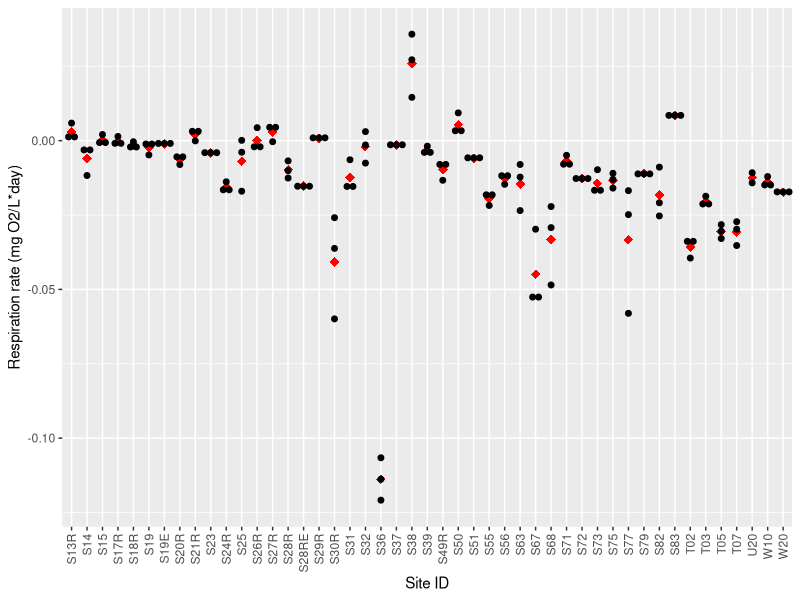
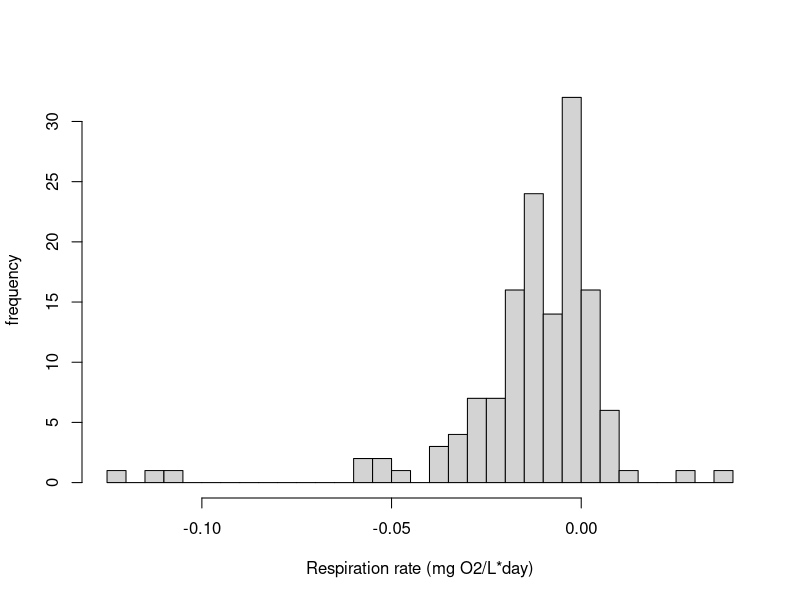
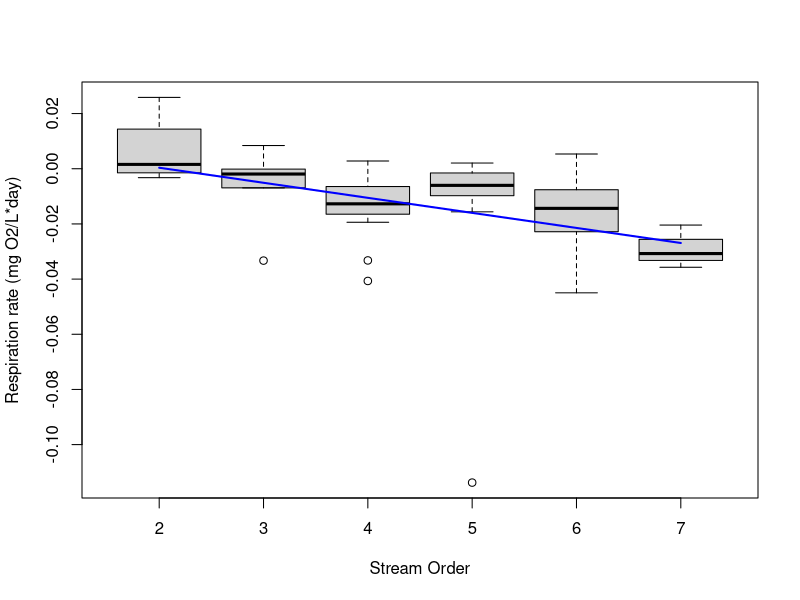
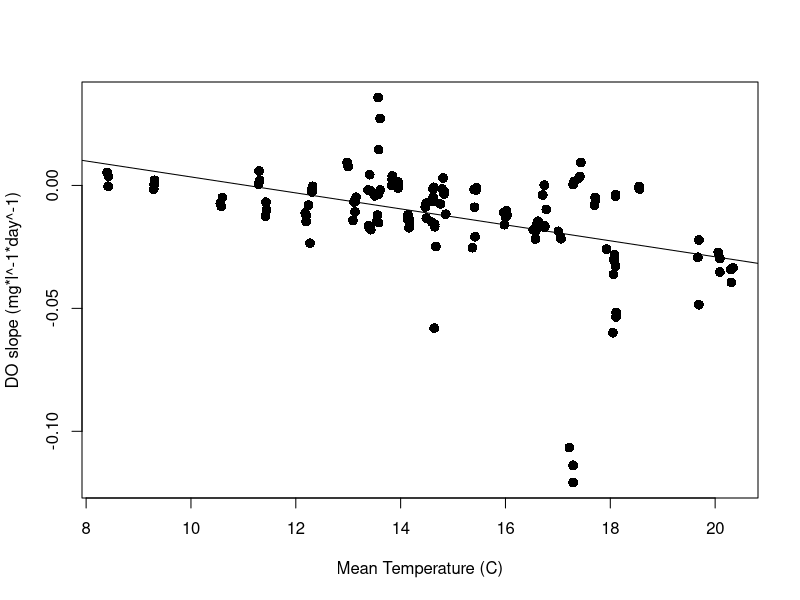

R code for these plots, in order:
## ---- chunk 1
knitr::opts_chunk$set(echo = TRUE)
## ---- chunk 2
library(ggplot2)
#library("anytime")
#library(tidyverse)
# set working directory
#setwd("C:/Users/kauf093/OneDrive - PNNL/Documents/2020 RC2/august_manual_chamber_testing");
## ---- chunk 3
indata<-read.csv("RC2_Minidot_lm_summary_v1.csv")
names<-rbind(as.data.frame(indata$Site_ID) ,as.data.frame(indata$Site_ID), as.data.frame(indata$Site_ID))
doslope1<-as.data.frame(indata$Dissolved_Oxygen_1_Slope)
colnames(doslope1)<-"doslope"
doslope2<-as.data.frame(indata$Dissolved_Oxygen_2_Slope)
colnames(doslope2)<-"doslope"
doslope3<-as.data.frame(indata$Dissolved_Oxygen_3_Slope)
colnames(doslope3)<-"doslope"
doslope<-rbind(doslope1,doslope2,doslope3)
doslope<-doslope*60*24

doNRMSE1<-as.data.frame(indata$Dissolved_Oxygen_1_NRMSE)
colnames(doNRMSE1)<-"doNRMSE"
doNRMSE2<-as.data.frame(indata$Dissolved_Oxygen_2_NRMSE)
colnames(doNRMSE2)<-"doNRMSE"
doNRMSE3<-as.data.frame(indata$Dissolved_Oxygen_3_NRMSE)
colnames(doNRMSE3)<-"doNRMSE"
doNRMSE<-rbind(doNRMSE1,doNRMSE2,doNRMSE3)

Tmean1<-as.data.frame(indata$Temperature_1_Mean)
colnames(Tmean1)<-"Tmean"
Tmean2<-as.data.frame(indata$Temperature_2_Mean)
colnames(Tmean2)<-"Tmean"
Tmean3<-as.data.frame(indata$Temperature_3_Mean)
colnames(Tmean3)<-"Tmean"
Tmean<-rbind(Tmean1,Tmean2,Tmean3)

rawdata<-cbind(names,doslope,doNRMSE,Tmean)
colnames(rawdata)<-c("SID","DO.slope.mgday","DO.NRMSE","T_mean")

#remove all the intermediate tables
rm(list=setdiff(ls(), "rawdata"))

#remove any rows where DO NRMSE is greater than 0.01
rawdata<-subset(rawdata, DO.NRMSE<=0.01)

#average rate and temperature data by site
site_mean <- aggregate(cbind(DO.slope.mgday,T_mean) ~ SID, data = rawdata, FUN = mean, na.rm = TRUE)
print("mean")
mean(site_mean$DO.slope.mgday)
print("min")
min(site_mean$DO.slope.mgday)
print("max")
max(site_mean$DO.slope.mgday)
print("sd")
sd(site_mean$DO.slope.mgday)

## ---- chunk 4
#chemistry data 
#//pnl/projects/SBR_SFA/RC1/RC2-Data-Deliveries/RC2-Spatial-Study-2021-Sample-Data/SPS_DIC_NPOC_TN_TSS.csv
chemdataheaders<-read.csv("SPS_DIC_NPOC_TN_TSS.csv",skip = 2, header = F, nrows = 1, as.is = T)
chemdata<-read.csv("SPS_DIC_NPOC_TN_TSS.csv",skip=14,header = F)
colnames(chemdata)= chemdataheaders

#site ID to vial ID mapping info
#//pnl/projects/SBR_SFA/RC2/04_Spatial_Study_2021/06_Metadata/RC2 Spatial Study (Responses) - Form Responses 1(updated 2022-05-17).csv
IDmapping<-read.csv("RC2 Spatial Study (Responses) - Form Responses 1(updated 2022-05-17).csv",header = T)
IDmapping<-data.frame(IDmapping$Site_Vial_ID_.SPS_4_digit_numeric_code,IDmapping$ID)

chemdata<-chemdata[!(chemdata$Field_Name=="#End_Data"),]
chemdata$sample_id<-substr(chemdata$Sample_Name,0,8)
chemdata$repnum<-substr(chemdata$Sample_Name,10,10)

#remove any -9999 values
chemdata$`00691_DIC_mg_per_L_as_C`[chemdata$`00691_DIC_mg_per_L_as_C` == -9999] <- NA
chemdata$`00681_NPOC_mg_per_L_as_C`[chemdata$`00681_NPOC_mg_per_L_as_C` == -9999] <- NA
chemdata$`00602_TN_mg_per_L_as_N`[chemdata$`00602_TN_mg_per_L_as_N` == -9999] <- NA
chemdata$`00530_TSS_mg_per_L`[chemdata$`00530_TSS_mg_per_L` == -9999] <- NA

#remove any values that contain data flags
chemdata$`00691_DIC_mg_per_L_as_C`<- lapply(chemdata$`00691_DIC_mg_per_L_as_C`, function(x) as.numeric(as.character(x)))
chemdata$`00681_NPOC_mg_per_L_as_C`<- lapply(chemdata$`00681_NPOC_mg_per_L_as_C`, function(x) as.numeric(as.character(x)))
chemdata$`00602_TN_mg_per_L_as_N`<- lapply(chemdata$`00602_TN_mg_per_L_as_N`, function(x) as.numeric(as.character(x)))
chemdata$`00530_TSS_mg_per_L`<- lapply(chemdata$`00530_TSS_mg_per_L`, function(x) as.numeric(as.character(x)))

#aggregate replicate values by averaging reps across sample ID
DIC<- chemdata[c("sample_id","00691_DIC_mg_per_L_as_C")]
NPOC<- chemdata[c("sample_id","00681_NPOC_mg_per_L_as_C")]
TN<- chemdata[c("sample_id","00602_TN_mg_per_L_as_N")]
TSS<- chemdata[c("sample_id","00530_TSS_mg_per_L")]

DIC$`00691_DIC_mg_per_L_as_C`<-as.numeric(unlist(DIC$`00691_DIC_mg_per_L_as_C`))
NPOC$`00681_NPOC_mg_per_L_as_C`<-as.numeric(unlist(NPOC$`00681_NPOC_mg_per_L_as_C`))
TN$`00602_TN_mg_per_L_as_N`<-as.numeric(unlist(TN$`00602_TN_mg_per_L_as_N`))
TSS$`00530_TSS_mg_per_L`<-as.numeric(unlist(TSS$`00530_TSS_mg_per_L`))

DIC <- DIC[complete.cases(DIC), ]
NPOC <- NPOC[complete.cases(NPOC), ]
TN <- TN[complete.cases(TN), ]
TSS <- TSS[complete.cases(TSS), ]

DICagg = aggregate(DIC,
                by = list(DIC$sample_id),
                FUN = mean)
NPOCagg = aggregate(NPOC,
                by = list(NPOC$sample_id),
                FUN = mean)
TNagg = aggregate(TN,
                by = list(TN$sample_id),
                FUN = mean)
TSSagg = aggregate(TSS,
                by = list(TSS$sample_id),
                FUN = mean)

chemdata_agg<-data.frame(chemdata$sample_id)
chemdata_agg<-chemdata_agg[!duplicated(chemdata_agg), ]
chemdata_agg<-sort(chemdata_agg, decreasing = FALSE)
chemdata_agg<-data.frame(chemdata_agg)
colnames(chemdata_agg)<-"sample_id"

chemdata_agg<-merge(x=chemdata_agg, y=IDmapping,by.x="sample_id",by.y="IDmapping.Site_Vial_ID_.SPS_4_digit_numeric_code", all.x=TRUE, sort = TRUE)
chemdata_agg<-chemdata_agg[!is.na(chemdata_agg$IDmapping.ID),]

chemdata_agg<-merge(x=chemdata_agg, y=DICagg,by.x="sample_id",by.y="Group.1", all.x=TRUE, sort = TRUE)
chemdata_agg <- subset(chemdata_agg, select = -(sample_id.y))

chemdata_agg<-merge(x=chemdata_agg, y=NPOCagg,by.x="sample_id",by.y="Group.1", all.x=TRUE, sort = TRUE)
chemdata_agg <- subset(chemdata_agg, select = -(sample_id.y))

chemdata_agg<-merge(x=chemdata_agg, y=TNagg,by.x="sample_id",by.y="Group.1", all.x=TRUE, sort = TRUE)
chemdata_agg <- subset(chemdata_agg, select = -(sample_id.y))

chemdata_agg<-merge(x=chemdata_agg, y=TSSagg,by.x="sample_id",by.y="Group.1", all.x=TRUE, sort = TRUE)
chemdata_agg <- subset(chemdata_agg, select = -(sample_id.y))
## ---- chunk 5

#merge chem data with DO rate data
chemdata_merged<-merge(x=chemdata_agg, y=site_mean, by.x="IDmapping.ID", by.y="SID",all=TRUE)
#write chemdata_merged
write.csv(chemdata_merged,"chem_data.csv", row.names = FALSE)
## ---- chunk 6
ggplot(rawdata, aes(x=SID, y=DO.slope.mgday)) + 
  stat_summary(fun=mean, geom="point", shape=18,size=3, color="red") +
  geom_dotplot(binaxis='y', stackdir='center',binwidth = 0.002,) +
  ylab("Respiration rate (mg O2/L*day)") + xlab("Site ID") + 
  theme(axis.text.x = element_text(angle = 90, vjust = 0.5, hjust=1),legend.position = c(0, 0))
## ---- chunk 7
hist(rawdata$DO.slope.mgday,breaks=25,main="",xlab="Respiration rate (mg O2/L*day)", ylab="frequency")
## ---- chunk 8
#import stream order and catchment area data
#\\pnl\projects\SBR_SFA\RC2\07_Geospatial_Data\RC2_all_stream_Attributes_updated.csv
#\\pnl\projects\SBR_SFA\RC2\07_Geospatial_Data\RC2_all_topographic_Attributes_updated.csv

stream_order<-read.csv("RC2_all_stream_Attributes_updated.csv")
stream_order <- stream_order[,c("site_ID","StreamOrde")]

Tbasin_area<-read.csv("RC2_all_topographic_Attributes_updated.csv")
Tbasin_area <- Tbasin_area[,c("site_ID","TOT_BASIN_AREA")]

spatialdata_merged<-merge(x=chemdata_merged, y=stream_order, by.x="IDmapping.ID", by.y="site_ID")
spatialdata_merged<-merge(x=spatialdata_merged, y=Tbasin_area, by.x="IDmapping.ID", by.y="site_ID")

write.csv(spatialdata_merged,"spatial_data.csv", row.names = FALSE)

boxplot(DO.slope.mgday~StreamOrde,data=spatialdata_merged, main="",
   xlab="Stream Order", ylab="Respiration rate (mg O2/L*day)")
slope.streamorder <- lm(DO.slope.mgday ~ StreamOrde, data=spatialdata_merged)
X = sort(unique(spatialdata_merged$StreamOrde))
lines(x=1:length(X),
y=predict(slope.streamorder,data.frame(StreamOrde=X)),col="blue",lwd=2)

boxplot_linreg <- lm(DO.slope.mgday ~ StreamOrde, data=spatialdata_merged)
summary(boxplot_linreg)
## ---- chunk 9
plot(rawdata$T_mean, rawdata$DO.slope.mgday, pch = 16, cex = 1.3, col = "black", main = "", xlab="Mean Temperature (C)",ylab="DO slope (mg*l^-1*day^-1)")+abline(lm(`DO.slope.mgday` ~ T_mean, data=rawdata))
temp_linreg <- lm(`DO.slope.mgday` ~ T_mean, data=rawdata)
summary(temp_linreg)

